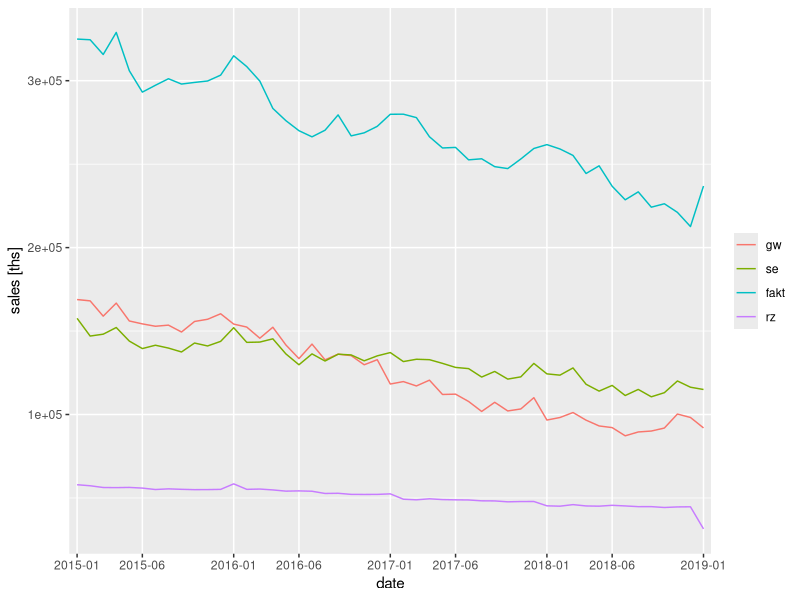
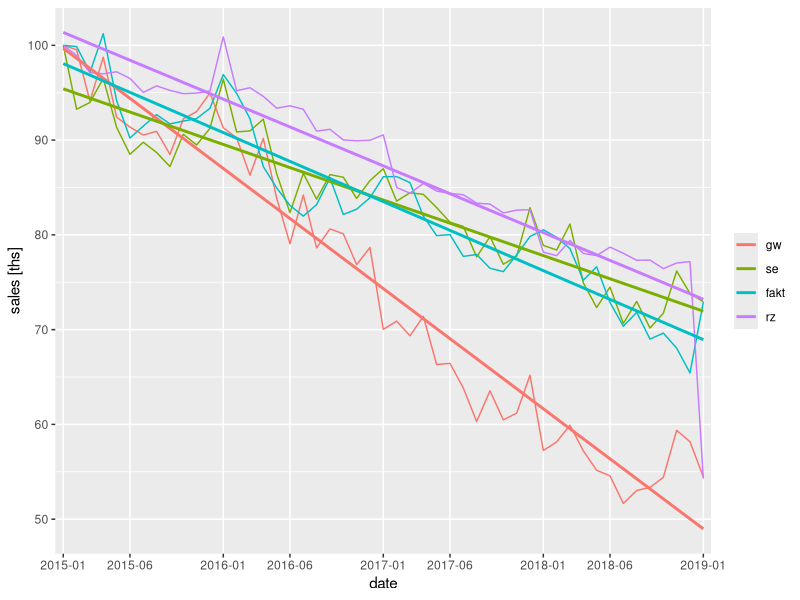

These charts were generated, in order, by the following R code:
library(ggplot2)
library(reshape2)

df <- read.csv("newspaper_sales_2015-17.csv", sep = ';',
               header=T, na.string="NA");

meltdf <- melt(df,id="date")

ggplot(meltdf,aes(x=date, y=value, colour=variable, group=variable)) +
  geom_line() +
  ylab(label="sales [ths]") +
  theme(legend.title=element_blank()) +
  scale_x_discrete (breaks=c("2015-01-01", "2015-06-01",
     "2016-01-01", "2016-06-01", "2017-01-01", "2017-06-01", "2018-01-01", "2018-06-01", "2019-01-01" ),
  labels=c("2015-01", "2015-06", "2016-01", "2016-06",
     "2017-01", "2017-06", "2018-01", "2018-06", "2019-01")  )

# https://stackoverflow.com/questions/10085806/extracting-specific-columns-from-a-data-frame
obs <- df[,c("date")]

normalize <- function(x) { return (x /x[1] * 100 )  }
dfN <- as.data.frame(lapply(df[-1], normalize))

# https://stackoverflow.com/questions/10150579/adding-a-column-to-a-data-frame
dfN["date"] <- obs

str(dfN)

meltdf <- melt(dfN,id="date")

# https://www.r-bloggers.com/what-is-a-linear-trend-by-the-way/
pN <- ggplot(meltdf,
 aes(x=date, y=value, colour=variable, group=variable)) + geom_line() +
 ylab(label="sales [ths]") +
 theme(legend.title=element_blank()) +
 stat_smooth(method = "lm", se=F) +
  scale_x_discrete (breaks=c("2015-01-01", "2015-06-01",
     "2016-01-01", "2016-06-01", "2017-01-01", "2017-06-01", "2018-01-01", "2018-06-01", "2019-01-01"),
  labels=c("2015-01", "2015-06", "2016-01",
  "2016-06", "2017-01", "2017-06", "2018-01", "2018-06", "2019-01")  )

pN

# Trend liniowy
# http://t-redactyl.io/blog/2016/05/creating-plots-in-r-using-ggplot2-part-11-linear-regression-plots.html

# http://r-statistics.co/Time-Series-Analysis-With-R.html
seq = c (1:nrow(dfN))
dfN["trend"] <- seq

trendL.gw <- lm(data=dfN, gw ~ trend )
trendL.fakt <- lm(data=dfN, fakt ~ trend )
trendL.se <- lm(data=dfN, se ~ trend )
trendL.rz <- lm(data=dfN, rz ~ trend )

trendL.gw
trendL.fakt
trendL.se
trendL.rz
